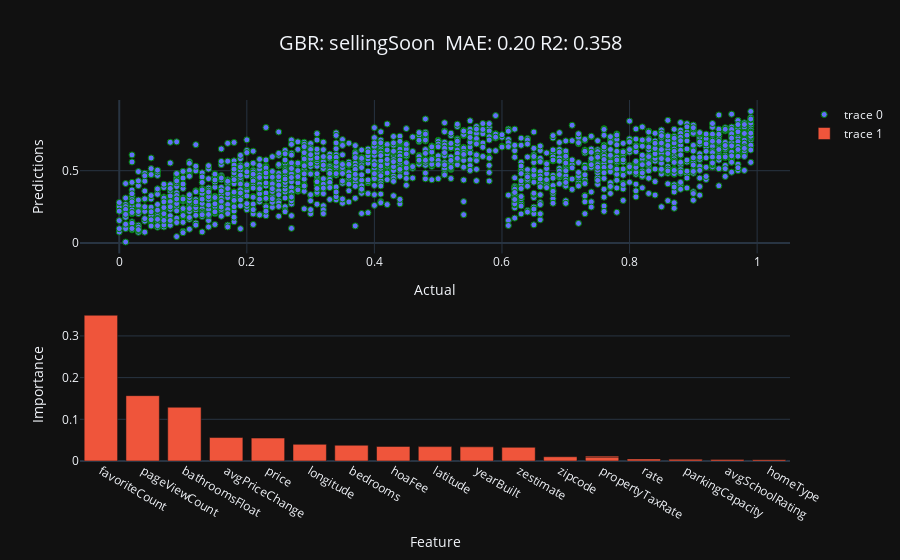

Notebook code cell kept with this figure:
### Code cell
# SellingSoon param without daysOnZillow
X_encoded = preprocessed_df.drop(columns=['sellingSoon'])
X_encoded = X_encoded.drop(columns=['root.property.overview.daysOnZillow'])
y_encoded = preprocessed_df['sellingSoon']
X_train, X_test, y_train, y_test = train_test_split(X_encoded, y_encoded, test_size=0.2, random_state=42)

params = {
    'n_estimators': 600,
    'max_depth': 5,
    'learning_rate': 0.01,
    'min_samples_split': 3,
}
gbr = GradientBoostingRegressor(**params)
gbr.fit(X_train, y_train)
ypred = gbr.predict(X_test)
mse = mean_squared_error(y_test, ypred)
mae = np.mean(np.abs(ypred - y_test))
r2 = r2_score(y_test, ypred)
model_name = 'GBR: sellingSoon'
model_info = f'\n-{model_name}- \nMAE: {mae:.3f} MSE: {mse:.3f} R2: {r2:.3f} Params: {params}'
print(model_info)
logger.info(model_info)

fig_sct = plot_model_predictions(y_test, ypred, 'Predictions: Gradient Boosted Trees: sellingSoon')
fig_imp = plot_feature_importance(gbr, X_encoded, 'Feature Importances: Gradient Boosted Trees: sellingSoon')
fig = stack_plots(fig_sct, fig_imp, model_name, mae, r2)
fig.show()

### Figure 1 — Plotly figure (JSON) as saved in the notebook; plotly's stock layout.template omitted (floating-point values rounded to 4 significant figures; data arrays with more than 128 entries replaced by an {"elided": "..."} marker saying what was removed)
{"data": [{"marker": {"line": {"color": "green", "width": 1}}, "mode": "markers", "type": "scatter", "x": {"elided": "1770 float values"}, "xaxis": "x", "y": {"elided": "1770 float values"}, "yaxis": "y"}, {"type": "bar", "x": ["favoriteCount", "pageViewCount", "bathroomsFloat", "avgPriceChange", "price", "longitude", "bedrooms", "hoaFee", "latitude", "yearBuilt", "zestimate", "zipcode", "propertyTaxRate", "rate", "parkingCapacity", "avgSchoolRating", "homeType", "propertyTaxRate"], "xaxis": "x2", "y": [0.3496, 0.1568, 0.129, 0.05626, 0.05497, 0.03998, 0.03774, 0.03495, 0.0345, 0.03397, 0.03277, 0.01021, 0.009499, 0.004941, 0.004187, 0.003748, 0.00326, 0.002535], "yaxis": "y2"}], "layout": {"title": {"font": {"size": 20}, "text": "GBR: sellingSoon \nMAE: 0.20 R2: 0.358", "x": 0.5}, "xaxis": {"anchor": "y", "domain": [0, 1], "title": {"text": "Actual"}}, "xaxis2": {"anchor": "y2", "domain": [0, 1], "title": {"text": "Feature"}}, "yaxis": {"anchor": "x", "domain": [0.575, 1], "title": {"text": "Predictions"}}, "yaxis2": {"anchor": "x2", "domain": [0, 0.425], "title": {"text": "Importance"}}}}
